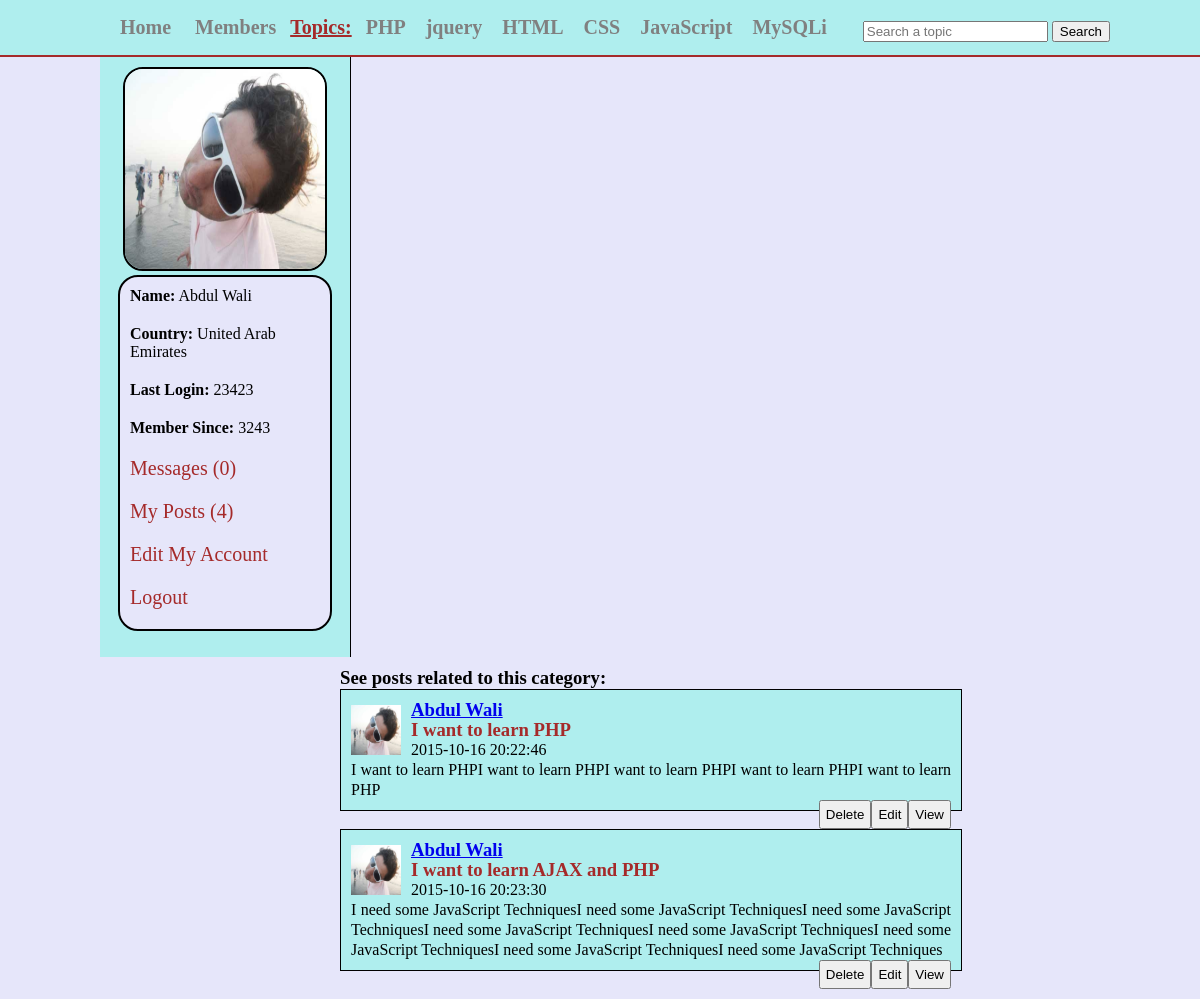
Screenshot of /topic.php?topic=1 (signed in) with the database file from the repository.
### tables this page shows
CREATE TABLE IF NOT EXISTS `topics` (
  `topic_id` int(11) NOT NULL AUTO_INCREMENT,
  `topic_name` varchar(255) NOT NULL,
  PRIMARY KEY (`topic_id`)
);

CREATE TABLE IF NOT EXISTS `users` (
  `user_id` int(11) NOT NULL AUTO_INCREMENT,
  `user_name` varchar(255) NOT NULL,
  `user_pass` varchar(255) NOT NULL,
  `user_email` varchar(255) NOT NULL,
  `user_country` text NOT NULL,
  `user_gender` text NOT NULL,
  `user_birthday` text NOT NULL,
  `user_image` text NOT NULL,
  `user_reg_date` text NOT NULL,
  `user_last_login` text NOT NULL,
  `status` text NOT NULL,
  `ver_code` int(100) NOT NULL,
  `posts` text NOT NULL,
  PRIMARY KEY (`user_id`)
);

CREATE TABLE IF NOT EXISTS `posts` (
  `post_id` int(11) NOT NULL AUTO_INCREMENT,
  `user_id` int(11) NOT NULL,
  `topic_id` int(11) NOT NULL,
  `post_title` text NOT NULL,
  `post_content` text NOT NULL,
  `post_date` timestamp NOT NULL DEFAULT CURRENT_TIMESTAMP,
  PRIMARY KEY (`post_id`)
);

### topic.php (the view, shortened to what this page needs)
<!DOCTYPE html>
<?php
include("functions/functions.php");
if(!isset($_SESSION['user_email'])){
	header("location: index.php");
}
else {
?>
<html>
	<head>
	<link rel="stylesheet" href="styles/home_style.css" media="all"/>
	</head>
<body>
	<div class="container">
		<div id="head_wrap">
			<div id="header">
				<ul id="menu">
					<li><a href="home.php">Home</a></li>
					<li><a href="members.php">Members</a></li>
					<strong>Topics:</strong>
					<?php
					$get_topics = "select * from topics";
					$run_topics = mysqli_query($con,$get_topics);
					while($row=mysqli_fetch_array($run_topics)){
						$topic_id = $row['topic_id'];
						$topic_name = $row['topic_name'];
					echo "<li><a href='topic.php?topic=$topic_id'>$topic_name</a></li>";
					}
					?>
				</ul>
				<form method="get" action="results.php" id="form1">
					<input type="text" name="user_query" placeholder="Search a topic"/>
					<input type="submit" name="search" value="Search"/>
				</form>
			</div>
		</div>
			<div class="content">
			<div id="user_timeline">
				<div id="user_details">
					<?php
					$user = $_SESSION['user_email'];
					$get_user = "select * from users where user_email='$user'";
					$run_user = mysqli_query($con,$get_user);
					$row=mysqli_fetch_array($run_user);
					$user_id = $row['user_id'];
					$user_name = $row['user_name'];
					$user_country = $row['user_country'];
					$user_image = $row['user_image'];
					$register_date = $row['user_reg_date'];
					$last_login = $row['user_last_login'];
					$user_posts = "select * from posts where user_id='$user_id'";
					$run_posts = mysqli_query($con,$user_posts);
					$posts = mysqli_num_rows($run_posts);
					$sel_msg = "select * from messages where receiver='$user_id' AND status='unread' ORDER by 1 DESC";
					$run_msg = mysqli_query($con,$sel_msg);
					$count_msg = mysqli_num_rows($run_msg);
					echo "
						<center>
						<img src='users/$user_image' width='200' height='200'/>
						</center>
						<div id='user_mention'>
						<p><strong>Name:</strong> $user_name</p>
						<p><strong>Country:</strong> $user_country</p>
						<p><strong>Last Login:</strong> $last_login</p>
						<p><strong>Member Since:</strong> $register_date</p>
						<p><a href='my_messages.php?inbox&u_id=$user_id'>Messages ($count_msg)</a></p>
						<p><a href='my_posts.php?u_id=$user_id'>My Posts ($posts)</a></p>
						<p><a href='edit_profile.php?u_id=$user_id'>Edit My Account</a></p>
						<p><a href='logout.php'>Logout</a></p>
						</div>
					";
					?>
					</div>
				</div>
			</div>
				<div id="content_timeline">
						<h3>See posts related to this category:</h3>
						<?php show_topics();?>
				</div>
		</div>
</body>
</html>
<?php } ?>

### functions/functions.php (shortened to what this page needs)
<?php
$con = mysqli_connect("localhost","devika_social","atL2IH@QTkWa","devika_social") or die("Connection was not established");
	function show_topics(){
	global $con;
	if(isset($_GET['topic'])){
	$id = $_GET['topic'];
	}
	$get_posts = "select * from posts where topic_id='$id' ";
	$run_posts = mysqli_query($con,$get_posts);
	while($row_posts=mysqli_fetch_array($run_posts)){
		$post_id = $row_posts['post_id'];
		$user_id = $row_posts['user_id'];
		$post_title = $row_posts['post_title'];
		$content = $row_posts['post_content'];
		$post_date = $row_posts['post_date'];
		$user = "select * from users where user_id='$user_id' AND posts='yes'";
		$run_user = mysqli_query($con,$user);
		$row_user=mysqli_fetch_array($run_user);
		$user_name = $row_user['user_name'];
		$user_image = $row_user['user_image'];
		echo "<div id='posts'>
		<p><img src='users/$user_image' width='50' height='50'></p>
		<h3><a href='user_profile.php?user_id=$user_id'>$user_name</a></h3>
		<h3>$post_title</h3>
		<p>$post_date</p>
		<p>$content</p>
		<a href='single.php?post_id=$post_id' style='float:right;'><button>View</button></a>
		<a href='edit_post.php?post_id=$post_id' style='float:right;'><button>Edit</button></a>
		<a href='functions/delete_post.php?post_id=$post_id' style='float:right;'><button>Delete</button></a>
		</div><br/>
		";
	}
	}
?>

### styles/home_style.css (style rules this page uses)
html, body, div, span, applet, object, iframe, h1, h2, h3, h4, h5, h6, p, blockquote, pre, a, abbr, acronym, address, big, cite, code, del, dfn, em, img, ins, kbd, q, s, samp, small, strike, strong, sub, sup, tt, var, b, u, i, center, dl, dt, dd, ol, ul, li, fieldset, form, label, legend, table, caption, tbody, tfoot, thead, tr, th, td, article, aside, canvas, details, embed, figure, figcaption, footer, header, hgroup, menu, nav, output, ruby, section, summary, time, mark, audio, video { margin: 0; padding: 0; border: 0; }
body { background-color:#E6E6FA; }
.container { margin:0; padding:0; background-color:#E6E6FA; }
#head_wrap { width:100%; height:35px; margin:0 auto; border-bottom:2px solid brown; padding:10px; background:#AFEEEE; }
#header { margin:0 auto; width:1000px; height:35px; }
#menu { line-height:35px; padding:0; margin:0; float:left; }
#menu li { display:inline; list-style:none; }
#menu a { margin:5px; padding:5px; text-decoration:none; color:gray; font-size:20px; font-weight:bold; }
#menu strong { font-size:20px; text-decoration:underline; color:brown; }
#form1 { float:right; line-height:35px; padding-top:3px; }
.content { width:1000px; margin:0 auto; }
#user_timeline { background:#AFEEEE; width:250px; float:left; height:600px; border-right:1px solid black; }
#user_details { padding:10px; }
#user_details img { border:2px solid black; border-radius:20px; }
#user_details p { margin-bottom:10px; padding:5px; }
#user_details a { color:brown; font-size:20px; text-decoration:none; }
#user_mention { background:#E6E6FA; border:2px solid black; border-radius:20px; width:200px; margin:0 auto; padding:5px; }
#content_timeline { float:right; width:850px; padding:10px; }
#posts { width:600px; background:#AFEEEE; padding:10px; line-height:20px; border:1px solid black; text-align:justify; }
#posts img { float:left; padding-top:5px; padding-right:10px; }
#posts h3 { color:brown; }
#posts button { padding:5px; }

### rows the page displays
topics: topic_name "PHP"
topics: topic_name "jquery"
topics: topic_name "HTML"
topics: topic_name "CSS"
topics: topic_name "JavaScript"
topics: topic_name "MySQLi"
users: user_image (picture), user_name "Abdul Wali", user_country "United Arab Emirates", user_last_login "23423", user_reg_date "3243"
posts: user.user_image (picture), user.user_name "Abdul Wali", post_title "I want to learn PHP", post_date "2015-10-16 20:22:46", post_content "I want to learn PHPI want to learn PHPI want to learn PHPI want to learn PHPI want to learn PHP"
posts: user.user_image (picture), user.user_name "Abdul Wali", post_title "I want to learn AJAX and PHP", post_date "2015-10-16 20:23:30", post_content "I need some JavaScript TechniquesI need some JavaScript TechniquesI need some JavaScript TechniquesI need some JavaScript TechniquesI need some JavaScript TechniquesI need some JavaScript TechniquesI need some JavaScript TechniquesI need some JavaScript Techniques"

### other values shown
$count_msg "0"
$posts "4"
